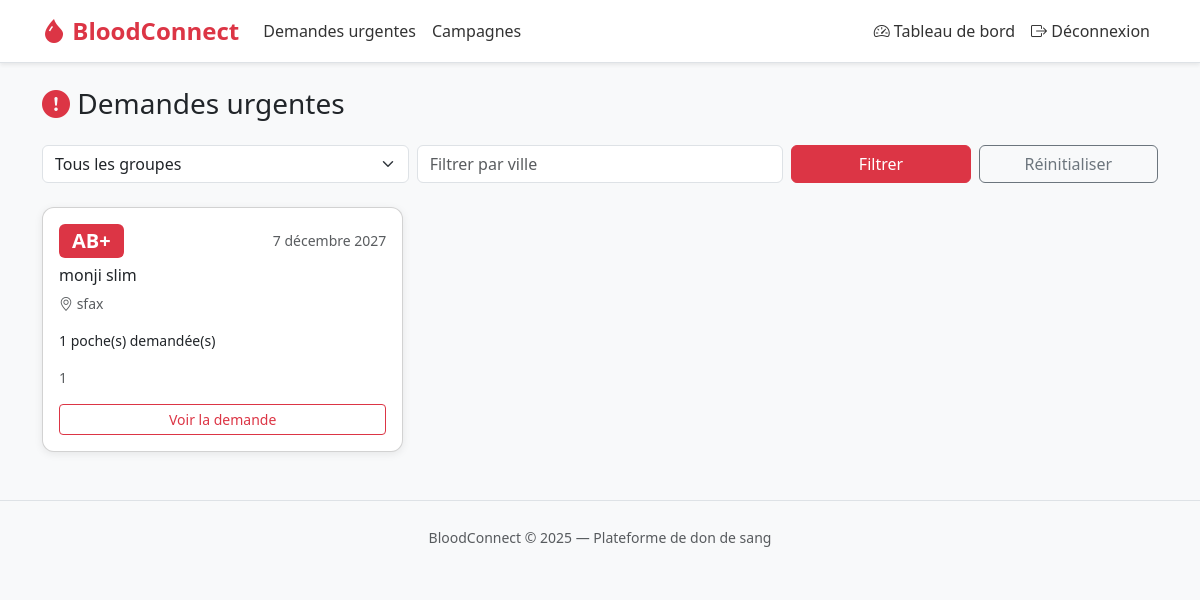
The page /demandes/ (signed in) on the database its author committed.
### core/models.py (models this page shows, shortened)
class DemandeUrgente(models.Model):
    STATUT_CHOICES = [
        ('active', 'Active'),
        ('cloturee', 'Clôturée'),
        ('satisfaite', 'Satisfaite'),
    ]
    hopital = models.ForeignKey(Hopital, on_delete=models.CASCADE, related_name='demandes')
    groupe_sanguin = models.CharField(max_length=3, choices=BLOOD_GROUPS)
    quantite = models.PositiveIntegerField(help_text="Nombre de poches")
    delai = models.DateField(help_text="Date limite")
    description = models.TextField(blank=True)
    statut = models.CharField(max_length=20, choices=STATUT_CHOICES, default='active')
    date_creation = models.DateTimeField(auto_now_add=True)

class Hopital(models.Model):
    user = models.OneToOneField(User, on_delete=models.CASCADE, related_name='hopital')
    nom = models.CharField(max_length=200)
    adresse = models.TextField()
    ville = models.CharField(max_length=100)
    numero_agrement = models.CharField(max_length=50, unique=True)
    valide = models.BooleanField(default=False)

### core/views/demande_views.py (the view)
# urls.py: path('', demande_views.liste_demandes, name='liste_demandes'),
def liste_demandes(request):
    groupe = request.GET.get('groupe', '')
    ville = request.GET.get('ville', '')
    demandes = DemandeUrgente.objects.filter(
        statut='active',
        delai__gte=timezone.now().date()
    ).order_by('delai')
    if groupe:
        demandes = demandes.filter(groupe_sanguin=groupe)
    if ville:
        demandes = demandes.filter(hopital__ville__icontains=ville)
    paginator = Paginator(demandes, 3)
    page_number = request.GET.get('page')
    page_obj = paginator.get_page(page_number)
    context = {
        'demandes': page_obj,
        'page_obj': page_obj,
        'groupe_filtre': groupe,
        'ville_filtre': ville,
        'groupes': ['A+', 'A-', 'B+', 'B-', 'AB+', 'AB-', 'O+', 'O-'],
    }
    return render(request, 'demandes/liste.html', context)

### templates/demandes/liste.html (shortened to what this page needs)
{% extends 'base.html' %}
{% block content %}
<h3 class="mb-4"><i class="bi bi-exclamation-circle-fill text-danger"></i> Demandes urgentes</h3>
<form method="get" class="row g-2 mb-4">
  <div class="col-md-4">
    <select name="groupe" class="form-select">
      <option value="">Tous les groupes</option>
    </select>
  </div>
  <div class="col-md-4">
    <input type="text" name="ville" class="form-control" placeholder="Filtrer par ville" value="{{ ville_filtre }}">
  </div>
  <div class="col-md-2">
    <button type="submit" class="btn btn-danger w-100">Filtrer</button>
  </div>
  <div class="col-md-2">
    <a href="{% url 'liste_demandes' %}" class="btn btn-outline-secondary w-100">Réinitialiser</a>
  </div>
</form>
<div class="row g-3">
  {% for demande in demandes %}
    <div class="col-md-4">
      <div class="card h-100">
        <div class="card-body">
          <div class="d-flex justify-content-between align-items-center mb-2">
            <span class="badge bg-danger fs-5">{{ demande.groupe_sanguin }}</span>
            <small class="text-muted">{{ demande.delai }}</small>
          </div>
          <h6 class="card-title">{{ demande.hopital.nom }}</h6>
          <p class="text-muted small"><i class="bi bi-geo-alt"></i> {{ demande.hopital.ville }}</p>
          <p class="small">{{ demande.quantite }} poche(s) demandée(s)</p>
          {% if demande.description %}
            <p class="small text-muted">{{ demande.description|truncatewords:15 }}</p>
          {% endif %}
          <a href="{% url 'detail_demande' demande.pk %}" class="btn btn-outline-danger btn-sm w-100">Voir la demande</a>
        </div>
      </div>
    </div>
  {% empty %}
    <div class="col-12">
      <div class="alert alert-info">Aucune demande urgente active pour le moment.</div>
    </div>
  {% endfor %}
</div>
{% endblock %}

### templates/base.html (style rules this page uses)
body { background-color: #f8f9fa; }
.btn-danger { background-color: #dc3545; }
.card { border-radius: 12px; box-shadow: 0 2px 8px rgba(0,0,0,0.08); }

### rows shown on the page
DemandeUrgente: groupe_sanguin "AB+", delai "7 décembre 2027", hopital.nom "monji slim", hopital.ville "sfax", quantite "1", description "1"
